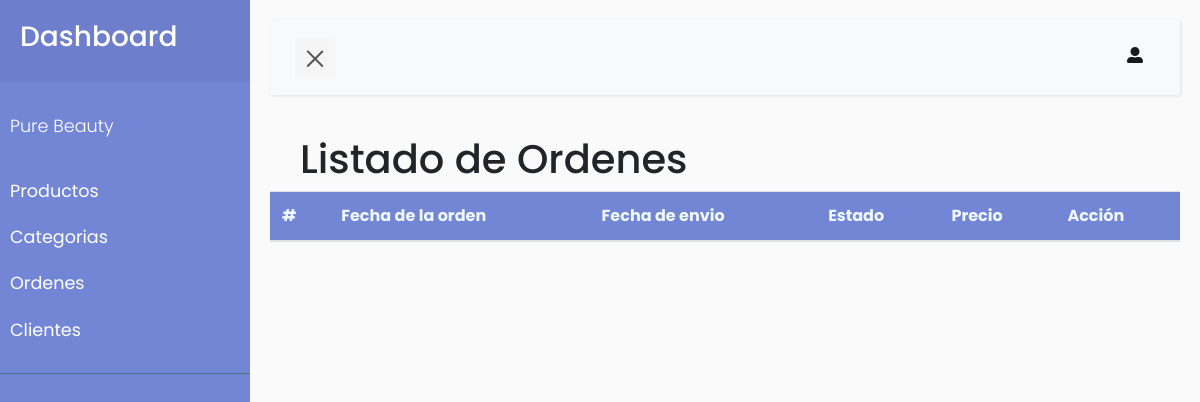
Before: /ordenes/ with the older database file.
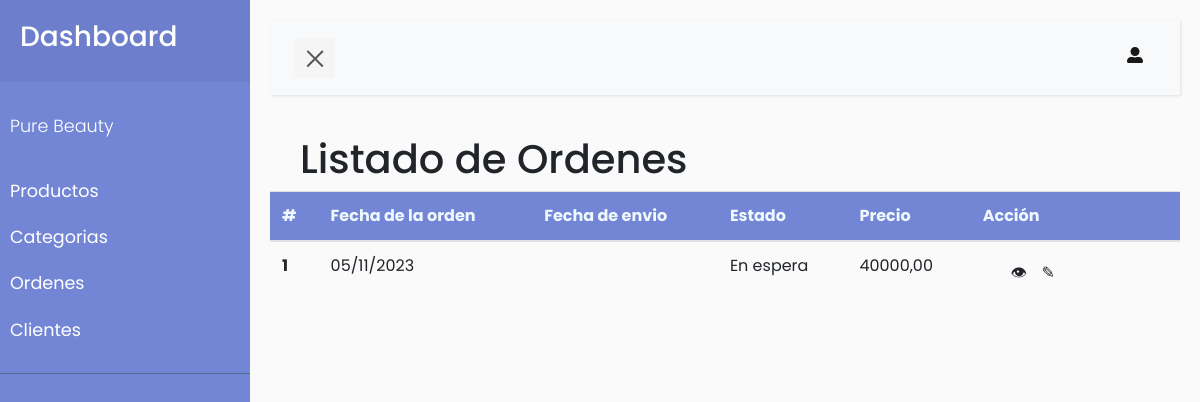
After: the same page with the newer database file.
### pedido/models.py (models this page shows, shortened)
class Pedido(models.Model):
    direccion_entrega = models.CharField('Dirección de entrega', max_length=500)
    fecha = models.DateTimeField('Fecha del pedido')
    fecha_de_envio = models.DateTimeField('Fecha de envío', null=True, blank=True)
    total_compra = models.DecimalField('Precio total de la compra', max_digits=15, decimal_places=2)
    usuario = models.ForeignKey(Usuario, on_delete=models.CASCADE, verbose_name='Usuario')
    metodo = models.ForeignKey(MetodoPago, on_delete=models.CASCADE, verbose_name='Método de pago')
    estado_pedido = models.ForeignKey(EstadoPedido, on_delete=models.CASCADE, verbose_name='Estado de pedido')

class EstadoPedido(models.Model):
    nombre = models.CharField('Nombre', max_length=100)
    def __str__(self):
        return self.nombre

### pedido/views.py (the view)
# urls.py: path('ordenes/', views.lista_ordenes, name='ordenes'),
def lista_ordenes(request):
    ordenes = Pedido.objects.all()
    estados_pedidos = EstadoPedido.objects.all()
    return render(request, 'ordenes.html', {'ordenes': ordenes, 'estados_pedidos': estados_pedidos})

### pedido/templates/ordenes.html (shortened to what this page needs)
{% extends 'dashboard.html' %}
{% load crispy_forms_tags %}
{% load static %}
{% block content %}
<div class="container">
    <div class="col-8">
        <h1>Listado de Ordenes</h1>
    </div>
</div>
<table class="table">
    <thead style="background-color: #7386D5;">
        <tr>
            <th scope="col" style="color:aliceblue;">#</th>
            <th scope="col" style="color:aliceblue;">Fecha de la orden</th>
            <th scope="col" style="color:aliceblue;">Fecha de envio</th>
            <th scope="col" style="color:aliceblue;">Estado</th>
            <th scope="col" style="color:aliceblue;">Precio</th>
            <th scope="col" style="color:aliceblue;">Acción</th>
        </tr>
    </thead>
    <tbody>
        {% for orden in ordenes %}
        <tr>
            <th scope="row">{{ orden.id }}</th>
            <td>{{ orden.fecha|date:"d/m/Y" }}</td>
            <td>{{ orden.fecha_de_envio|date:"d/m/Y" }}</td>
            <td>{{ orden.estado_pedido }}</td>
            <td>{{ orden.total_compra }}</td>
            <td>
                <div class="container">
                    <div class="row">
                        <div class="col-2">
                            <button class="btn btn-block" onclick="abrirModalDetalles('{{ orden.id }}')">👁</button>
                        </div>
                        <div class="col-2">
                            <button class="btn btn-block" onclick="abrirModalEditar('{{ orden.id }}')">✎</button>
                        </div>
                    </div>
                </div>
            </td>
        </tr>
        {% endfor %}
    </tbody>
</table>
{% endblock content %}

Changed rows visible on the page:
added Pedido: id "1", fecha "05/11/2023", estado_pedido "En espera", total_compra "40000,00"
